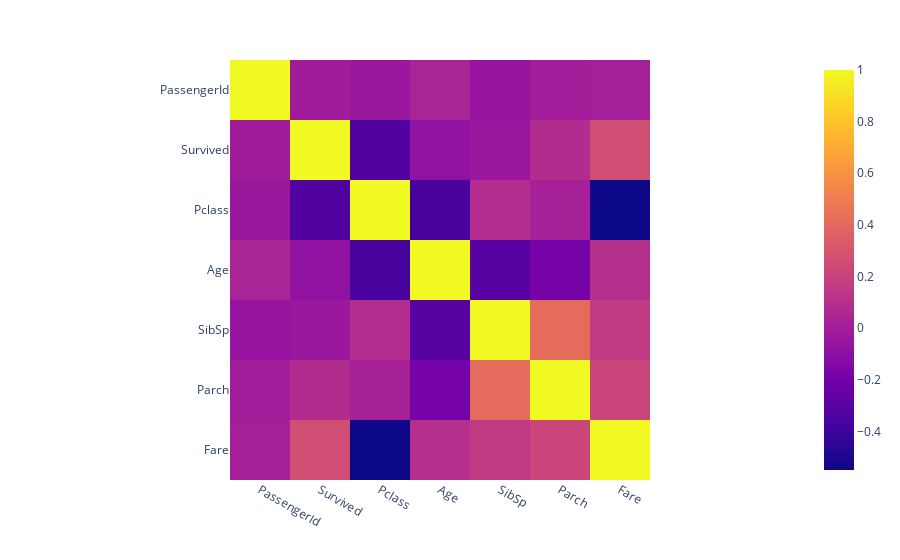

The cell this chart's notebook holds for it:
### Code cell
fig = px.imshow(titanic_matrix)
fig.show()

### Figure 1 — Plotly figure (JSON) as saved in the notebook; plotly's stock layout.template omitted (floating-point values rounded to 4 significant figures)
{"data": [{"coloraxis": "coloraxis", "hovertemplate": "x: %{x}<br>y: %{y}<br>color: %{z}<extra></extra>", "name": "0", "type": "heatmap", "x": ["PassengerId", "Survived", "Pclass", "Age", "SibSp", "Parch", "Fare"], "xaxis": "x", "y": ["PassengerId", "Survived", "Pclass", "Age", "SibSp", "Parch", "Fare"], "yaxis": "y", "z": [[1, -0.005007, -0.03514, 0.03685, -0.05753, -0.001652, 0.01266], [-0.005007, 1, -0.3385, -0.07722, -0.03532, 0.08163, 0.2573], [-0.03514, -0.3385, 1, -0.3692, 0.08308, 0.01844, -0.5495], [0.03685, -0.07722, -0.3692, 1, -0.3082, -0.1891, 0.09607], [-0.05753, -0.03532, 0.08308, -0.3082, 1, 0.4148, 0.1597], [-0.001652, 0.08163, 0.01844, -0.1891, 0.4148, 1, 0.2162], [0.01266, 0.2573, -0.5495, 0.09607, 0.1597, 0.2162, 1]]}], "layout": {"coloraxis": {"colorscale": [[0, "#0d0887"], [0.1111, "#46039f"], [0.2222, "#7201a8"], [0.3333, "#9c179e"], [0.4444, "#bd3786"], [0.5556, "#d8576b"], [0.6667, "#ed7953"], [0.7778, "#fb9f3a"], [0.8889, "#fdca26"], [1, "#f0f921"]]}, "margin": {"t": 60}, "xaxis": {"anchor": "y", "constrain": "domain", "domain": [0, 1], "scaleanchor": "y"}, "yaxis": {"anchor": "x", "autorange": "reversed", "constrain": "domain", "domain": [0, 1]}}}
